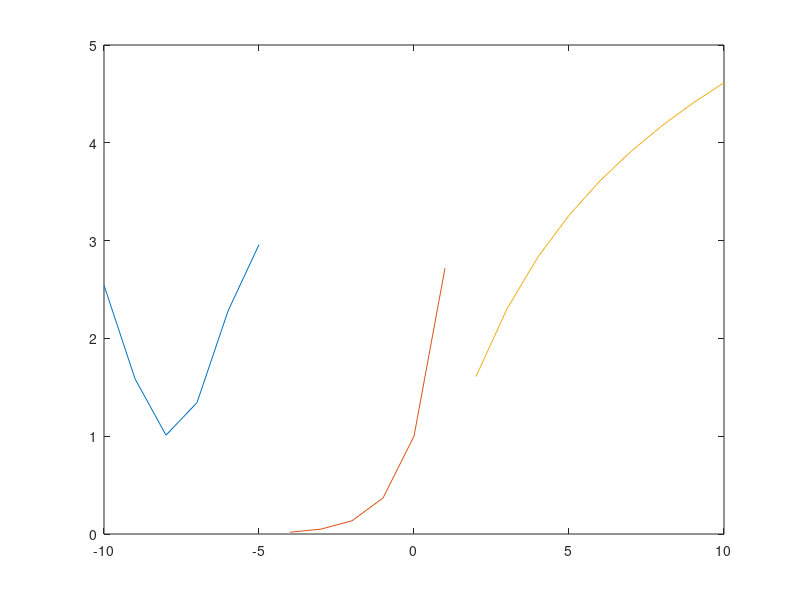

This figure's MATLAB source:
x1=-10:1:-5;
y1=2+sin(x1);
x2=[-4, -3, -2, -1, 0, 1];
y2=exp(x2);
x3=2:1:10;
y3=log((x3.^2)+1);
plot(x1,y1,x2,y2,x3,y3)